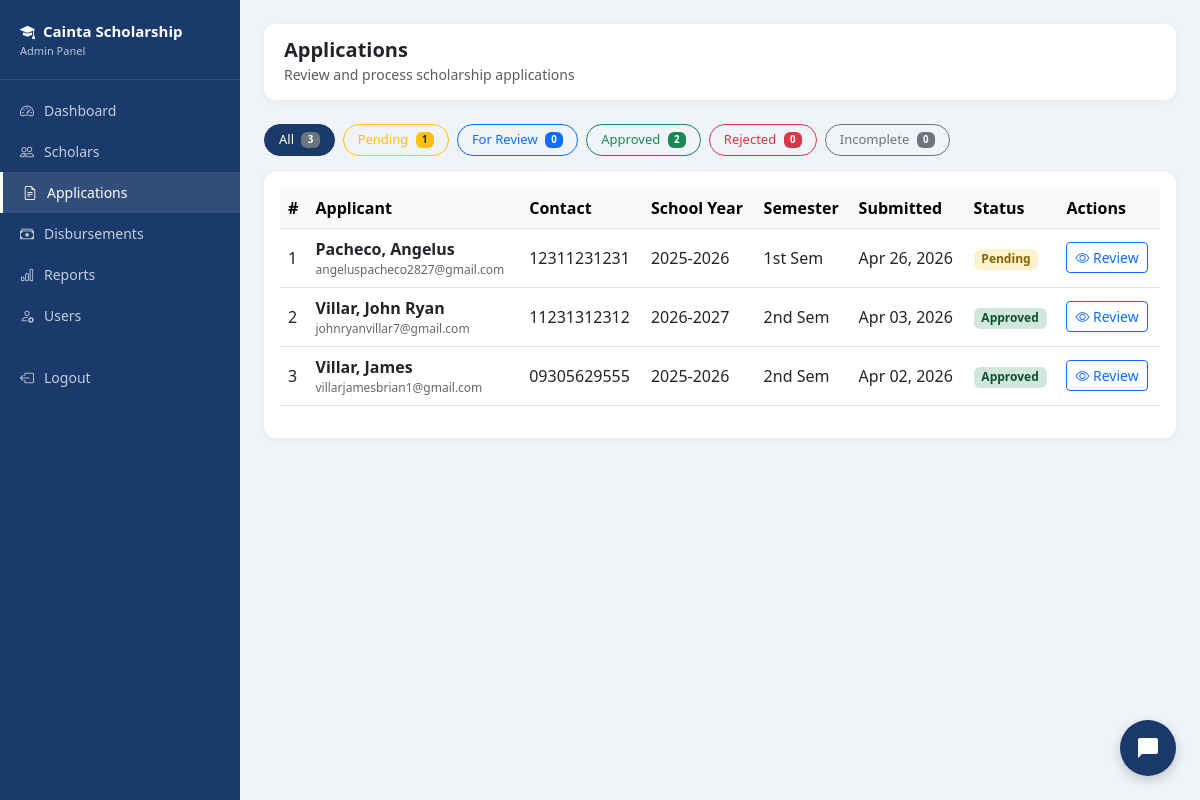
Before: /admin/applications.php (signed in) with the older database file.
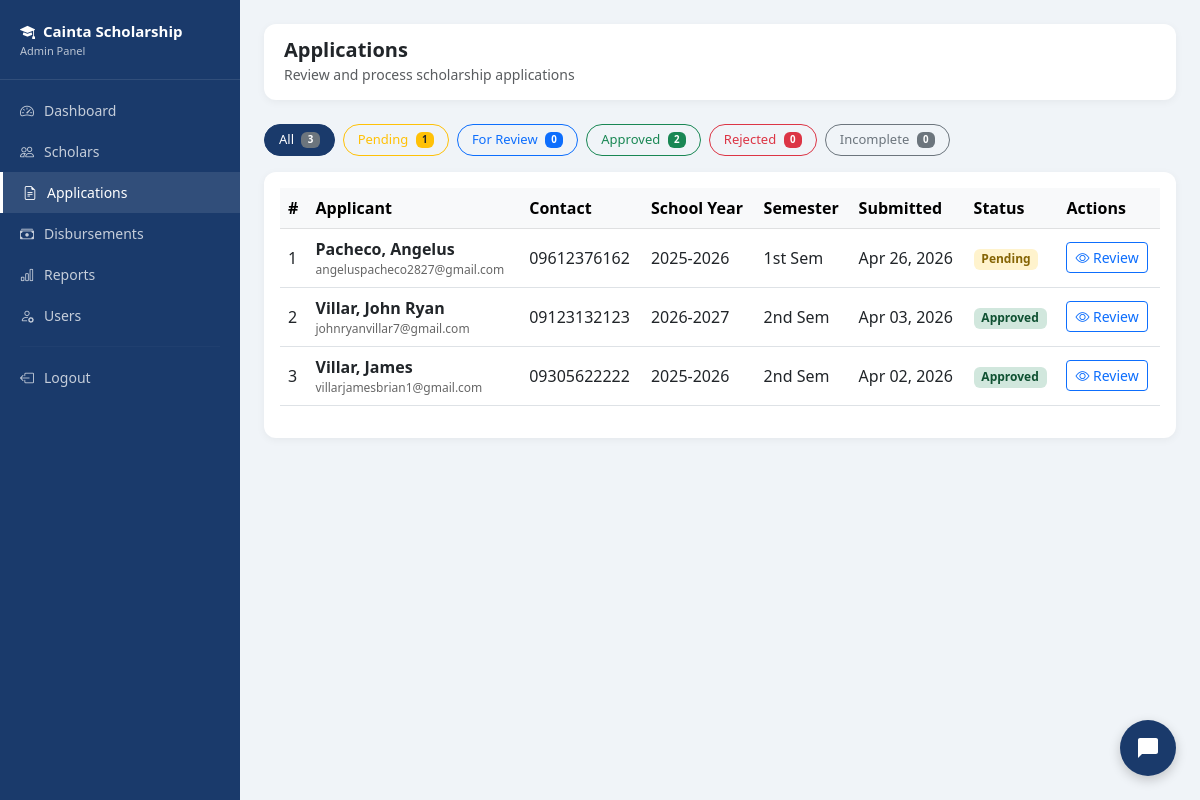
After: the same page with the newer database file.
### tables this page shows
CREATE TABLE `applications` (
  `application_id` int(11) NOT NULL,
  `scholar_id` int(11) NOT NULL,
  `school_year` varchar(20) DEFAULT NULL,
  `semester` enum('1st','2nd') DEFAULT NULL,
  `gwa` decimal(4,2) DEFAULT NULL,
  `monthly_income` decimal(10,2) DEFAULT NULL,
  `status` enum('pending','for_review','approved','rejected','incomplete') DEFAULT 'pending',
  `remarks` text DEFAULT NULL,
  `submitted_at` timestamp NOT NULL DEFAULT current_timestamp(),
  `father_name` varchar(100) DEFAULT NULL,
  `father_occupation` varchar(100) DEFAULT NULL,
  `mother_name` varchar(100) DEFAULT NULL,
  `mother_occupation` varchar(100) DEFAULT NULL
);

CREATE TABLE `students` (
  `student_id` int(11) NOT NULL,
  `first_name` varchar(50) NOT NULL,
  `last_name` varchar(50) NOT NULL,
  `middle_name` varchar(50) DEFAULT NULL,
  `email` varchar(100) NOT NULL,
  `password` varchar(255) NOT NULL,
  `contact_no` varchar(20) DEFAULT NULL,
  `address` text DEFAULT NULL,
  `barangay` varchar(100) DEFAULT NULL,
  `birthdate` date DEFAULT NULL,
  `gender` enum('Male','Female') DEFAULT NULL,
  `is_active` tinyint(4) DEFAULT 1,
  `created_at` timestamp NOT NULL DEFAULT current_timestamp(),
  `is_archived` tinyint(4) DEFAULT 0,
  `archived_at` timestamp NULL DEFAULT NULL,
  `archive_reason` varchar(255) DEFAULT NULL
);

### admin/applications.php (the view, shortened to what the changed rows need)
<?php
require_once '../includes/db.php';
$filter = $_GET['filter'] ?? 'all';
if($filter != 'all') {
    $stmt = $pdo->prepare("
        SELECT a.*, s.first_name, s.last_name, s.email, s.contact_no
        FROM applications a
        JOIN students s ON a.scholar_id = s.student_id
        WHERE a.status = ?
        ORDER BY a.submitted_at DESC
    ");
    $stmt->execute([$filter]);
} else {
    $stmt = $pdo->query("
        SELECT a.*, s.first_name, s.last_name, s.email, s.contact_no
        FROM applications a
        JOIN students s ON a.scholar_id = s.student_id
        ORDER BY a.submitted_at DESC
    ");
}
$applications = $stmt->fetchAll();
?>
<!DOCTYPE html>
<html lang="en">
<head>
    <link href="https://cdn.jsdelivr.net/npm/bootstrap@5.3.0/dist/css/bootstrap.min.css" rel="stylesheet">
    <link href="https://cdn.jsdelivr.net/npm/bootstrap-icons@1.10.0/font/bootstrap-icons.css" rel="stylesheet">
</head>
<body>
<div class="main-content">
    <div class="card">
        <div class="card-body">
            <div class="table-responsive">
                <table class="table table-hover align-middle">
                    <thead class="table-light">
                        <tr>
                            <th>#</th>
                            <th>Applicant</th>
                            <th>Contact</th>
                            <th>School Year</th>
                            <th>Semester</th>
                            <th>Submitted</th>
                            <th>Status</th>
                            <th>Actions</th>
                        </tr>
                    </thead>
                    <tbody>
                        <?php if(empty($applications)): ?>
                        <tr>
                            <td colspan="8" class="text-center text-muted py-4">
                                <i class="bi bi-file-earmark fs-3 d-block mb-2"></i>
                                No applications found.
                            </td>
                        </tr>
                        <?php else: ?>
                        <?php foreach($applications as $i => $app): ?>
                        <tr>
                            <td><?= $i + 1 ?></td>
                            <td>
                                <strong><?= htmlspecialchars($app['last_name'] . ', ' . $app['first_name']) ?></strong>
                                <div style="font-size:12px; color:#666;"><?= htmlspecialchars($app['email']) ?></div>
                            </td>
                            <td><?= htmlspecialchars($app['contact_no']) ?></td>
                            <td><?= $app['school_year'] ?></td>
                            <td><?= $app['semester'] ?> Sem</td>
                            <td><?= date('M d, Y', strtotime($app['submitted_at'])) ?></td>
                            <td>
                                <span class="badge badge-<?= $app['status'] ?>">
                                    <?= ucfirst(str_replace('_', ' ', $app['status'])) ?>
                                </span>
                            </td>
                            <td>
                                <button class="btn btn-sm btn-outline-primary"
                                    onclick="viewApplication(<?= htmlspecialchars(json_encode($app)) ?>)">
                                    <i class="bi bi-eye"></i> Review
                                </button>
                            </td>
                        </tr>
                        <?php endforeach; ?>
                        <?php endif; ?>
                    </tbody>
                </table>
            </div>
        </div>
    </div>
</div>
</body>
</html>

Changed rows visible on the page:
changed through a linked row, applications "1st": students.contact_no "12311231231" → "09612376162"
changed through a linked row, applications "Apr 03, 2026": students.contact_no "11231312312" → "09123132123"
changed through a linked row, applications "Apr 02, 2026": students.contact_no "09305629555" → "09305622222"
